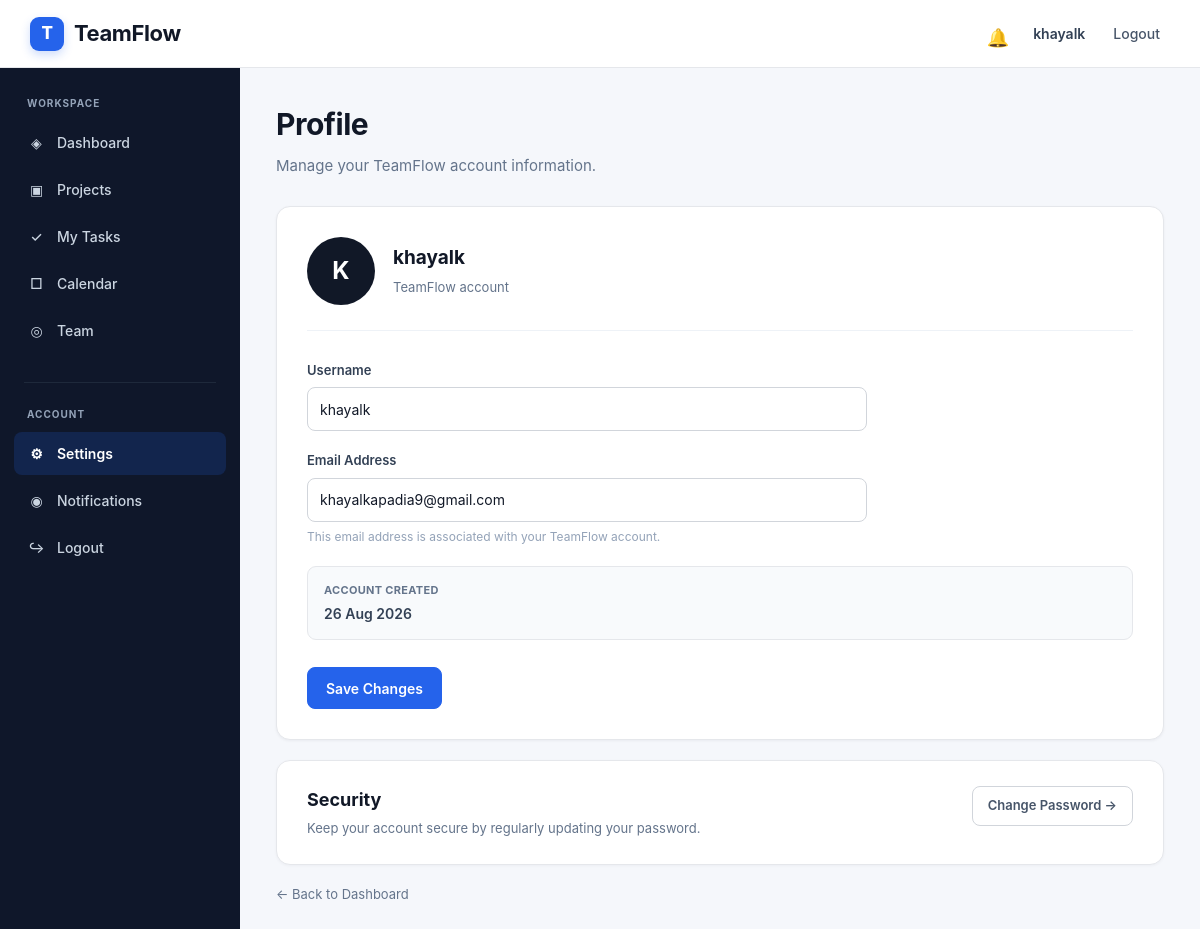
The app's page /profile/ (signed in) with its own data.
### accounts/models.py (models this page shows, shortened)
class User(AbstractUser):
    profile_picture = models.ImageField(
        upload_to="profile_pictures/",
        blank=True,
        null=True
    )
    bio = models.TextField(
        blank=True
    )
    job_title = models.CharField(
        max_length=100,
        blank=True
    )

### accounts/views.py (the view, shortened to what this page needs)
# urls.py: path("profile/", views.profile, name="profile"),
@login_required
def profile(request):
    return render(
        request,
        "accounts/profile.html"
    )

### notifications/context_processors.py (called while the page is built)
def notification_count(request):
    if request.user.is_authenticated:
        unread_count = Notification.objects.filter(
            recipient=request.user,
            is_read=False
        ).count()
    else:
        unread_count = 0
    return {
        "unread_notifications": unread_count
    }

### templates/accounts/profile.html (shortened to what this page needs)
{% extends "base.html" %}
{% block content %}
<div class="profile-page">
    <div class="profile-header">
        <h1>
            Profile
        </h1>
        <p>
            Manage your TeamFlow account information.
        </p>
    </div>
    <div class="profile-card">
        <div class="profile-top">
            <div class="profile-avatar">
                {{ user.username|first }}
            </div>
            <div class="profile-user-info">
                <h2>
                    {{ user.username }}
                </h2>
                <p>
                    TeamFlow account
                </p>
            </div>
        </div>
        <form method="POST" class="profile-form">
            <div class="form-group">
                <label for="username">
                    Username
                </label>
                <input
                    type="text"
                    id="username"
                    name="username"
                    value="{{ user.username }}"
                    required
                >
            </div>
            <div class="form-group">
                <label for="email">
                    Email Address
                </label>
                <input
                    type="email"
                    id="email"
                    name="email"
                    value="{{ user.email }}"
                >
                <div class="form-help">
                    This email address is associated with your TeamFlow account.
                </div>
            </div>
            <div class="account-info">
                <div class="account-info-label">
                    Account Created
                </div>
                <div class="account-info-value">
                    {{ user.date_joined|date:"d M Y" }}
                </div>
            </div>
            <div class="profile-actions">
                <button
                    type="submit"
                    class="save-button"
                >
                    Save Changes
                </button>
            </div>
        </form>
    </div>
    <div class="security-card">
        <div class="security-header">
            <div>
                <h2>
                    Security
                </h2>
                <p>
                    Keep your account secure by regularly updating your password.
                </p>
            </div>
            <a
                href="{% url 'change_password' %}"
                class="security-button"
            >
                Change Password →
            </a>
        </div>
    </div>
    <a
        href="{% url 'dashboard' %}"
        class="back-link"
    >
        ← Back to Dashboard
    </a>
</div>
{% endblock %}

### templates/base.html (shortened to what this page needs)
<!DOCTYPE html>
<html lang="en">
<head>
</head>
<body>
    <nav class="navbar">
        <a href="{% url 'dashboard' %}" class="logo">
            <span class="logo-mark">
                T
            </span>
            <span>
                TeamFlow
            </span>
        </a>
        <div class="user-area">
            {% if user.is_authenticated %}
                <a
                    href="{% url 'notification_list' %}"
                    class="notification-link"
                    title="Notifications"
                >
                    <span class="notification-icon">
                        🔔
                    </span>
                </a>
                <span class="user-name">
                    {{ user.username }}
                </span>
                <a
                    href="{% url 'logout' %}"
                    class="logout-top"
                >
                    Logout
                </a>
            {% endif %}
        </div>
    </nav>
    <aside class="sidebar">
        <div class="sidebar-section">
            <div class="sidebar-title">
                Workspace
            </div>
            <a
                href="{% url 'dashboard' %}"
                class="{% if request.resolver_match.url_name == 'dashboard' %}active{% endif %}"
            >
                <span class="sidebar-icon">
                    ◈
                </span>
                Dashboard
            </a>
            <a
                href="{% url 'project_list' %}"
                class=""
            >
                <span class="sidebar-icon">
                    ▣
                </span>
                Projects
            </a>
            <a
                href="{% url 'my_tasks' %}"
                class="{% if request.resolver_match.url_name == 'my_tasks' %}active{% endif %}"
            >
                <span class="sidebar-icon">
                    ✓
                </span>
                My Tasks
            </a>
            <a
                href="{% url 'calendar' %}"
                class="{% if request.resolver_match.url_name == 'calendar' %}active{% endif %}"
            >
                <span class="sidebar-icon">
                    □
                </span>
                Calendar
            </a>
            <a
                href="{% url 'team_list' %}"
                class="{% if request.resolver_match.url_name == 'team_list' %}active{% endif %}"
            >
                <span class="sidebar-icon">
                    ◎
                </span>
                Team
            </a>
        </div>
        <div class="sidebar-divider"></div>
        <div class="sidebar-section">
            <div class="sidebar-title">
                Account
            </div>
            <a
                href="{% url 'profile' %}"
                class="{% if request.resolver_match.url_name == 'profile' %}active{% endif %}"
            >
                <span class="sidebar-icon">
                    ⚙
                </span>
                Settings
            </a>
            <a
                href="{% url 'notification_list' %}"
                class="{% if request.resolver_match.url_name == 'notification_list' %}active{% endif %}"
            >
                <span class="sidebar-icon">
                    ◉
                </span>
                Notifications
            </a>
            <a href="{% url 'logout' %}">
                <span class="sidebar-icon">
                    ↪
                </span>
                Logout
            </a>
        </div>
    </aside>
    <main class="main-content">
        {% block content %}
        {% endblock %}
    </main>
</body>
</html>

### templates/base.html (style rules this page uses)
* { box-sizing: border-box; margin: 0; padding: 0; }
:root { --primary: #2563eb; --primary-dark: #1d4ed8; --sidebar: #0f172a; --sidebar-hover: #1e293b; --sidebar-active: #2563eb; --background: #f5f7fb; --surface: #ffffff; --border: #e5e7eb; --text: #111827; --muted: #64748b; --muted-light: #94a3b8; --danger: #dc2626; --shadow: 0 1px 3px rgba(15, 23, 42, 0.06); }
html { scroll-behavior: smooth; }
body { font-family: Inter, -apple-system, BlinkMacSystemFont, "Segoe UI", Arial, sans-serif; background: var(--background); color: var(--text); line-height: 1.5; min-height: 100vh; }
a { color: inherit; text-decoration: none; }
button, input, textarea, select { font-family: inherit; }
.navbar { position: fixed; top: 0; left: 0; right: 0; z-index: 1000; height: 68px; background: rgba(255, 255, 255, 0.96); backdrop-filter: blur(10px); border-bottom: 1px solid var(--border); display: flex; align-items: center; justify-content: space-between; padding: 0 30px; }
.logo { display: flex; align-items: center; gap: 10px; font-size: 22px; font-weight: 750; letter-spacing: -0.4px; color: var(--text); }
.logo-mark { width: 34px; height: 34px; display: flex; align-items: center; justify-content: center; border-radius: 9px; background: var(--primary); color: white; font-size: 17px; font-weight: 800; box-shadow: 0 4px 10px rgba(37, 99, 235, 0.22); }
.user-area { display: flex; align-items: center; gap: 18px; }
.user-name { color: #334155; font-size: 14px; font-weight: 600; }
.logout-top { color: #475569; font-size: 14px; font-weight: 500; padding: 8px 10px; border-radius: 7px; transition: 0.15s ease; }
.notification-link { position: relative; width: 38px; height: 38px; display: flex; align-items: center; justify-content: center; border-radius: 9px; color: #475569; font-size: 18px; transition: 0.15s ease; }
.notification-icon { width: 19px; height: 19px; }
.sidebar { position: fixed; top: 68px; left: 0; bottom: 0; width: 240px; background: var(--sidebar); color: white; padding: 28px 14px; overflow-y: auto; z-index: 900; }
.sidebar-section { margin-bottom: 30px; }
.sidebar-title { padding: 0 13px; margin-bottom: 10px; color: var(--muted-light); font-size: 10px; font-weight: 700; letter-spacing: 1px; text-transform: uppercase; }
.sidebar a { display: flex; align-items: center; gap: 11px; width: 100%; padding: 11px 13px; margin-bottom: 4px; border-radius: 8px; color: #cbd5e1; font-size: 14px; font-weight: 500; transition: background 0.15s ease, color 0.15s ease, transform 0.15s ease; }
.sidebar a.active { background: rgba(37, 99, 235, 0.18); color: white; font-weight: 600; }
.sidebar-icon { width: 19px; height: 19px; display: inline-flex; align-items: center; justify-content: center; color: currentColor; flex-shrink: 0; }
.sidebar-divider { height: 1px; background: #1e293b; margin: 24px 10px; }
.main-content { margin-left: 240px; padding: 102px 36px 45px; min-height: 100vh; }
.main-content > * { max-width: 1250px; margin-left: auto; margin-right: auto; }
input, textarea, select { width: 100%; padding: 10px 12px; border: 1px solid #d1d5db; border-radius: 8px; background: white; color: var(--text); font-size: 14px; outline: none; transition: border-color 0.15s ease, box-shadow 0.15s ease; }
label { display: block; margin-bottom: 7px; color: #374151; font-size: 13px; font-weight: 600; }

### records on screen
User: username "khayalk", username|first "K", email "khayalkapadia9@gmail.com", date_joined "26 Aug 2026"
